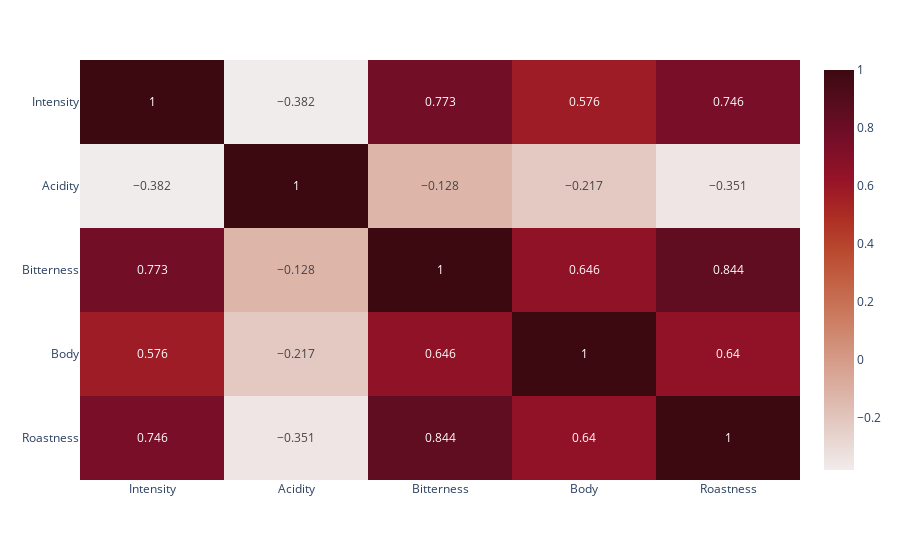

Write notebook code for a chart like this one.
### Code cell
cols = ['Intensity','Acidity','Bitterness','Body','Roastness'];
# 'tealrose', 'tempo', 'temps', 'thermal', 'tropic', 'turbid', 'turbo', 'twilight', 'viridis', 'ylgn', 'ylgnbu', 'ylorbr','ylorrd'
df_corr = df[cols].corr().round(3);
px.imshow(df_corr, text_auto=True, aspect='auto', color_continuous_scale='amp')

### Figure 1 — Plotly figure (JSON) as saved in the notebook; plotly's stock layout.template omitted (floating-point values rounded to 4 significant figures)
{"data": [{"coloraxis": "coloraxis", "hovertemplate": "x: %{x}<br>y: %{y}<br>color: %{z}<extra></extra>", "name": "0", "texttemplate": "%{z}", "type": "heatmap", "x": ["Intensity", "Acidity", "Bitterness", "Body", "Roastness"], "xaxis": "x", "y": ["Intensity", "Acidity", "Bitterness", "Body", "Roastness"], "yaxis": "y", "z": [[1, -0.382, 0.773, 0.576, 0.746], [-0.382, 1, -0.128, -0.217, -0.351], [0.773, -0.128, 1, 0.646, 0.844], [0.576, -0.217, 0.646, 1, 0.64], [0.746, -0.351, 0.844, 0.64, 1]]}], "layout": {"coloraxis": {"colorscale": [[0, "rgb(241, 236, 236)"], [0.09091, "rgb(230, 209, 203)"], [0.1818, "rgb(221, 182, 170)"], [0.2727, "rgb(213, 156, 137)"], [0.3636, "rgb(205, 129, 103)"], [0.4545, "rgb(196, 102, 73)"], [0.5455, "rgb(186, 74, 47)"], [0.6364, "rgb(172, 44, 36)"], [0.7273, "rgb(149, 19, 39)"], [0.8182, "rgb(120, 14, 40)"], [0.9091, "rgb(89, 13, 31)"], [1, "rgb(60, 9, 17)"]]}, "margin": {"t": 60}, "xaxis": {"anchor": "y", "domain": [0, 1]}, "yaxis": {"anchor": "x", "autorange": "reversed", "domain": [0, 1]}}}
